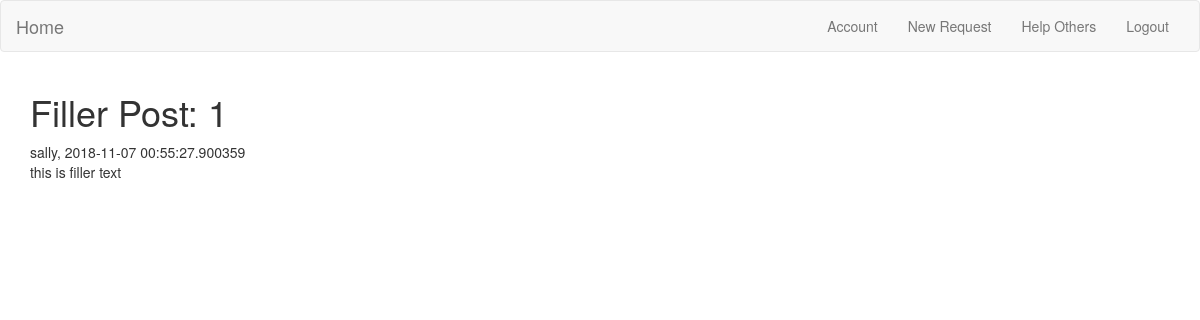
The app's page /request/93 (signed in) with its own data.
### app/models.py (models this page shows, shortened)
class Request(db.Model):
    id = db.Column(db.Integer, primary_key=True)
    uid = db.Column(db.Integer, db.ForeignKey('user.id'))
    expertise_id = db.Column(db.Integer, db.ForeignKey('expertise.id'), index=True)
    title = db.Column(db.String(64))
    description = db.Column(db.String(560))
    timestamp = db.Column(db.DateTime, index=True, default=datetime.utcnow)
    is_active = db.Column(db.Boolean)

class User(UserMixin, db.Model):
    id = db.Column(db.Integer, primary_key=True)
    name = db.Column(db.String(64), index=True, unique=True)
    email = db.Column(db.String(120), index=True, unique=True)
    class_year = db.Column(db.Integer)
    department = db.Column(db.String(120))
    sport = db.Column(db.String(64), index=True)
    sec_sport = db.Column(db.String(64))
    requests = db.relationship('Request', backref='author', lazy='dynamic')
    confirmed = db.Column(db.Boolean, nullable=False, default=False)
    password_hash = db.Column(db.String(128))
    fields = db.relationship('Expertise', secondary=uTe, lazy='dynamic',
                                backref=db.backref('users', lazy='dynamic'))

### app/routes.py (the view)
@app.route('/request/<id>')
@login_required
@check_confirmed
def indiv_request(id):
    req = Request.query.get(id)
    return render_template('request.html', req=req)

### app/models.py (called while the page is built)
@login.user_loader
def load_user(id):
    return User.query.get(int(id))

### app/templates/request.html
{% extends "base.html" %}
{% block app_content %}
<h1>{{ req.title }}</h1>
<span>{{ req.author.name }},  {{ req.timestamp }}</span>
<p>{{ req.description }}</p>
{% endblock %}

### records on screen
Request: title "Filler Post: 1", timestamp "2018-11-07 00:55:27.900359", description "this is filler text"
User: author.name "sally"
